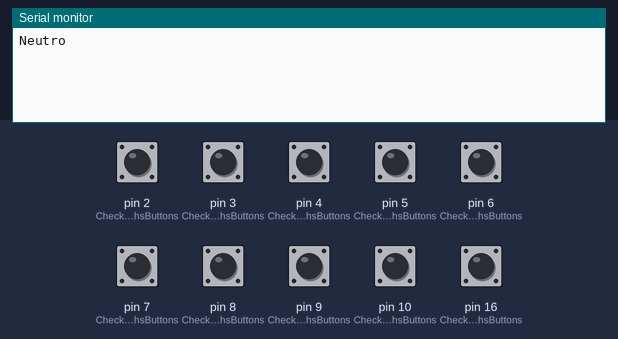
This sketch was run on a simulated Arduino Leonardo, built with avr-gcc and run on an emulated ATmega32U4. Shown: the last lines printed to the serial monitor. The test bench sets the inputs (shaded band); at power-on: pin 2 (CheckSwithsButtons), pin 3 (CheckSwithsButtons), pin 4 (CheckSwithsButtons), pin 5 (CheckSwithsButtons), pin 6 (CheckSwithsButtons), pin 7 (CheckSwithsButtons), pin 8 (CheckSwithsButtons), pin 9 (CheckSwithsButtons), pin 10 (CheckSwithsButtons), pin 16 (CheckSwithsButtons) HIGH. USB keyboard and mouse output is not drawn.

Above: at 1.2 s.
1.3 s: pin 2 (CheckSwithsButtons) pulled LOW for 0.15 s
At 2.9 s:
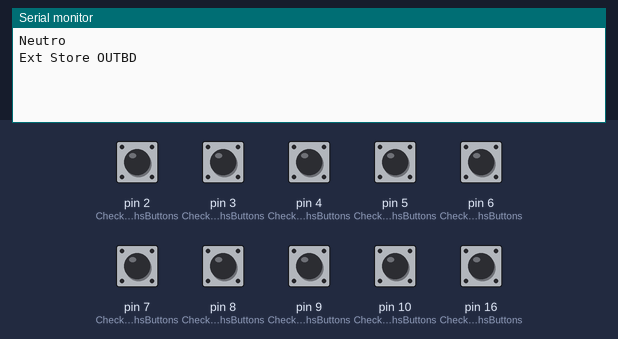
3.2 s: pin 3 (CheckSwithsButtons) pulled LOW for 0.15 s
At 3.6 s:
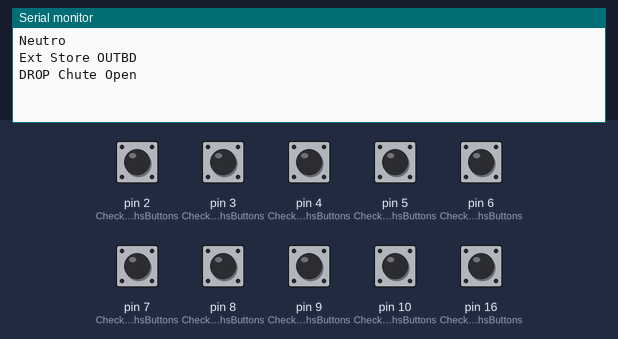
4.8 s: pin 4 (CheckSwithsButtons) pulled LOW for 0.15 s
At 6.1 s:
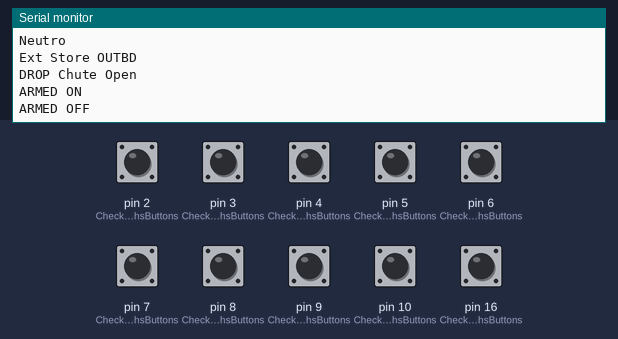
6.8 s: pin 5 (CheckSwithsButtons) pulled LOW for 0.15 s
At 7.9 s:
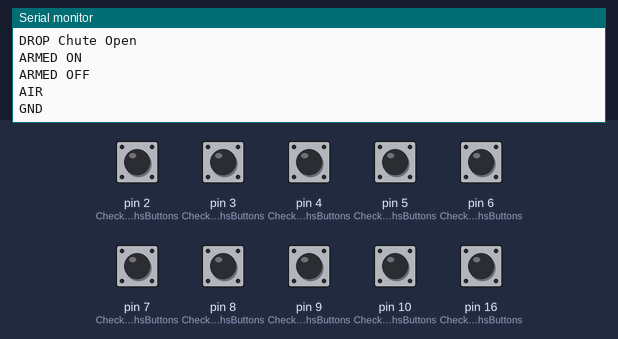
8.5 s: pin 6 (CheckSwithsButtons) pulled LOW for 0.15 s
At 8.69 s:
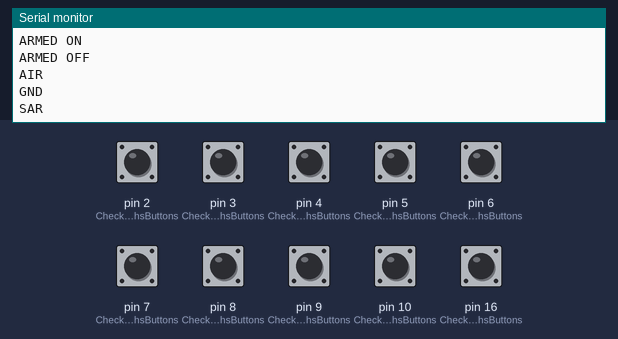
10.1 s: pin 7 (CheckSwithsButtons) pulled LOW for 0.15 s
At 10.29 s:
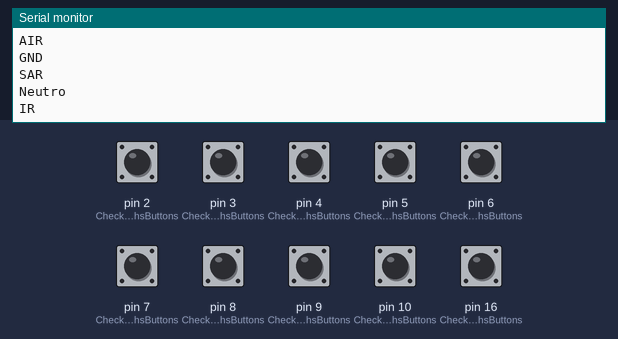

The sketch:

MiG21_Arm_Ar2.ino
```cpp
#include <Keypad.h>
#include <Keyboard.h>

const int tempoApertoBotao = 50;
int lastButtonState[12] = { 0, 0, 0, 0, 0 ,0 ,0 ,0 ,0 ,0 ,0 ,0};
int lastReloadState[3] = { 0, 0, 0};
int lastChuteState[3] = { 0, 0, 0};
int lastJATOState[3] = { 0, 0, 0};

void setup() {
  Serial.begin(9600);
  pinMode(2, INPUT_PULLUP);
  pinMode(3, INPUT_PULLUP);
  pinMode(4, INPUT_PULLUP);
  pinMode(5, INPUT_PULLUP);
  pinMode(6, INPUT_PULLUP);
  pinMode(7, INPUT_PULLUP);
  pinMode(8, INPUT_PULLUP);
  pinMode(9, INPUT_PULLUP);
  pinMode(10, INPUT_PULLUP);
  pinMode(16, INPUT_PULLUP);
  Keyboard.begin();
}

void loop() {
  CheckSwithsButtons();
  delay(10);
}

void CheckSwithsButtons(void) {
  int pin2 = !digitalRead(2);
  int pin3 = !digitalRead(3);
  int pin4 = !digitalRead(4);
  int pin5 = !digitalRead(5);
  int pin6 = !digitalRead(6);
  int pin7 = !digitalRead(7);
  int pin8 = !digitalRead(8);
  int pin9 = !digitalRead(9);
  int pin10 = !digitalRead(10);
  int pin16 = !digitalRead(16);


  int state01 = 0;
  int state02 = 1;
  int state03 = 2;
  int state04 = 3;
  int state05 = 4;
  int state06 = 5;
  int state07 = 6;
  int state08 = 7;
  int state09 = 8;
  int state10 = 9;
  int state11 = 10;

  if (pin2 == 1 && lastButtonState[state01] != pin2) {
    Keyboard.press(KEY_RIGHT_SHIFT);  Keyboard.press(KEY_INSERT);
    delay(200);
    Keyboard.releaseAll();
    Keyboard.press(KEY_RIGHT_ALT);  Keyboard.press(KEY_INSERT);
    delay(200);
    Keyboard.releaseAll();
    Serial.println("Ext Store OUTBD");
    lastButtonState[state01] = pin2;
  }else if (pin2 == 0 && lastButtonState[state01] != pin2){
    lastButtonState[state01] = pin2;
  }

  if (pin3 == 1 && lastButtonState[state02] != pin3) {
    if(lastChuteState[0] == 0) {
      Keyboard.press(KEY_RIGHT_ALT);    Keyboard.press('d');
      delay(tempoApertoBotao);
      Keyboard.releaseAll();
      Serial.println("DROP Chute Open");
      lastChuteState[0] = 1;
    }else if(lastChuteState[1] == 0) {
      Keyboard.press('p');
      delay(tempoApertoBotao);
      Keyboard.releaseAll();
      Serial.println("DROP Chute Active");
      lastChuteState[1] = 1;
    }else if(lastChuteState[2] == 0) {
      Keyboard.press(KEY_RIGHT_CTRL); Keyboard.press(KEY_RIGHT_SHIFT);   Keyboard.press('d');
      delay(tempoApertoBotao);
      Keyboard.releaseAll();
      Serial.println("DROP Chute Disconect");
      lastChuteState[2] = 1;
    }
    lastButtonState[state02] = pin3;
  }else if (pin3 == 0 && lastButtonState[state02] != pin3){
    if (lastChuteState[0] == 1 && lastChuteState[1] == 1 && lastChuteState[2] == 1) {
      lastChuteState[0] = 0;
      lastChuteState[1] = 0;
      lastChuteState[2] = 0;
      /*Keyboard.press(KEY_RIGHT_ALT);    Keyboard.press('d');
      delay(200);
      Keyboard.releaseAll();*/
      Serial.println("DROP Chute Reload");
    }
    lastButtonState[state02] = pin3;
  }

  if (pin4 == 1 && lastButtonState[state03] != pin4) {
    Keyboard.press(KEY_RIGHT_ALT);    Keyboard.press('=');
    delay(100);
    Keyboard.releaseAll();
    delay(50);
    Keyboard.press(KEY_RIGHT_CTRL); Keyboard.press('=');
    delay(100);
    Keyboard.releaseAll();
    Serial.println("ARMED ON");
    lastButtonState[state03] = pin4;
  }else if (pin4 == 0 && lastButtonState[state03] != pin4){
    Keyboard.press(KEY_RIGHT_ALT); Keyboard.press(KEY_RIGHT_SHIFT);   Keyboard.press('=');
    delay(100);
    Keyboard.releaseAll();
    delay(50);
    Keyboard.press(KEY_RIGHT_ALT); Keyboard.press(KEY_RIGHT_CTRL);   Keyboard.press('=');
    delay(100);
    Keyboard.releaseAll();
    Serial.println("ARMED OFF");
    lastButtonState[state03] = pin4;
  }

  if (pin5 == 1 && lastButtonState[state04] != pin5) {
    Keyboard.press(KEY_LEFT_GUI);    Keyboard.press('1');
    delay(tempoApertoBotao);
    Keyboard.releaseAll();
    Serial.println("AIR");
    lastButtonState[state04] = pin5;
  }else if (pin5 == 0 && lastButtonState[state04] != pin5){
    Keyboard.press(KEY_LEFT_GUI);    Keyboard.press('2');
    delay(tempoApertoBotao);
    Keyboard.releaseAll();
    Serial.println("GND");
    lastButtonState[state04] = pin5;
  }

  if (pin6 == 1 && lastButtonState[state05] != pin6) {
    Keyboard.press(KEY_LEFT_GUI);    Keyboard.press('3');
    delay(tempoApertoBotao);
    Keyboard.releaseAll();
    Serial.println("SAR");
    lastButtonState[state05] = pin6;
    lastButtonState[state11] = 0;
  }else {
    lastButtonState[state05] = pin6;
  }
  if (pin7 == 1 && lastButtonState[state06] != pin7) {
    Keyboard.press(KEY_LEFT_GUI);    Keyboard.press('4');
    delay(tempoApertoBotao);
    Keyboard.releaseAll();
    Serial.println("IR");
    lastButtonState[state06] = pin7;
    lastButtonState[state11] = 0;
  }else {
    lastButtonState[state06] = pin7;
  }
  if (pin6 == 0 && pin7 == 0 && lastButtonState[state11] != 1) {
    Keyboard.press(KEY_LEFT_ALT); Keyboard.press(KEY_LEFT_GUI);    Keyboard.press('4');
    delay(tempoApertoBotao);
    Keyboard.releaseAll();
    Serial.println("Neutro");
    lastButtonState[state11] = 1;
  }


  if (pin8 == 1 && lastButtonState[state07] != pin8) {

    if(lastReloadState[0] == 0){
      Keyboard.press(KEY_LEFT_ALT);    Keyboard.press('1');
      delay(200);
      Keyboard.releaseAll();
      lastReloadState[0] = 1;
      Serial.println("Reloading 1");
    }else if(lastReloadState[1] == 0){
      Keyboard.press(KEY_LEFT_ALT);    Keyboard.press('2');
      delay(200);
      Keyboard.releaseAll();
      lastReloadState[1] = 1;
      Serial.println("Reloading 2");
    }else if(lastReloadState[2] == 0){
      Keyboard.press(KEY_LEFT_ALT);    Keyboard.press('3');
      delay(200);
      Keyboard.releaseAll();
      lastReloadState[2] = 1;
      Serial.println("Reloading 3");
    }
    lastButtonState[state07] = pin8;
  }else if (pin8 == 0 && lastButtonState[state07] != pin8){
    if (lastReloadState[0] == 1 && lastReloadState[1] == 1 && lastReloadState[2] == 1) {
      lastReloadState[0] = 0;
      lastReloadState[1] = 0;
      lastReloadState[2] = 0;
      Serial.println("Reloading Todos");
    }
    lastButtonState[state07] = pin8;
  }

  if (pin9 == 1 && lastButtonState[state08] != pin9) {
    Keyboard.press(KEY_RIGHT_SHIFT);  Keyboard.press(KEY_DELETE);
    delay(200);
    Keyboard.releaseAll();
    Keyboard.press(KEY_RIGHT_ALT);  Keyboard.press(KEY_DELETE);
    delay(200);
    Keyboard.releaseAll();
    Serial.println("Ext Store INBD");
    lastButtonState[state08] = pin9;
  }else if (pin9 == 0 && lastButtonState[state08] != pin9){
    lastButtonState[state08] = pin9;
  }

  if (pin10 == 1 && lastButtonState[state09] != pin10) {
    Keyboard.press(KEY_RIGHT_SHIFT);    Keyboard.press(KEY_PAGE_DOWN);
    delay(tempoApertoBotao);
    Keyboard.releaseAll();
    Keyboard.press(KEY_RIGHT_CTRL);    Keyboard.press(KEY_PAGE_DOWN);
    delay(300);
    Keyboard.releaseAll();
    Serial.println("Drop Wing tank");
    lastButtonState[state09] = pin10;
  }else if (pin10 == 0 && lastButtonState[state09] != pin10){
    Keyboard.press(KEY_RIGHT_SHIFT);    Keyboard.press(KEY_PAGE_DOWN);
    delay(tempoApertoBotao);
    Keyboard.releaseAll();
    Serial.println("Drop Wing tank Active");
    lastButtonState[state09] = pin10;
  }

  if (pin16 == 1 && lastButtonState[state10] != pin16) {
    if (lastJATOState[0] == 0) {
      Serial.println("JATO 111");
      Keyboard.press(KEY_RIGHT_SHIFT); Keyboard.press('j');
      delay(tempoApertoBotao);
      Keyboard.releaseAll();
      lastJATOState[0] = 1;
    }else {
      Serial.println(" esle JATO");
      Keyboard.press(KEY_LEFT_CTRL); Keyboard.press(' ');
      delay(300);
      Keyboard.releaseAll();
    }


    Serial.println("JATO");
    lastButtonState[state10] = pin16;
  }else if (pin16 == 0 && lastButtonState[state10] != pin16){
    lastButtonState[state10] = pin16;
  }

}
```

Measured:
- after the input at 1.3 s, the serial monitor: prints a new line after 0.41 s (image 1)
- after the input at 3.2 s, the serial monitor: prints a new line after 0.06 s (image 2)
- after the input at 4.8 s, the serial monitor: prints a new line after 0.26 s (image 3)
- after the input at 6.8 s, the serial monitor: prints a new line after 0.06 s (image 4)
- after the input at 8.5 s, the serial monitor: prints a new line after 0.06 s (image 5)
- after the input at 10.1 s, the serial monitor: prints a new line after 0.06 s (image 6)
